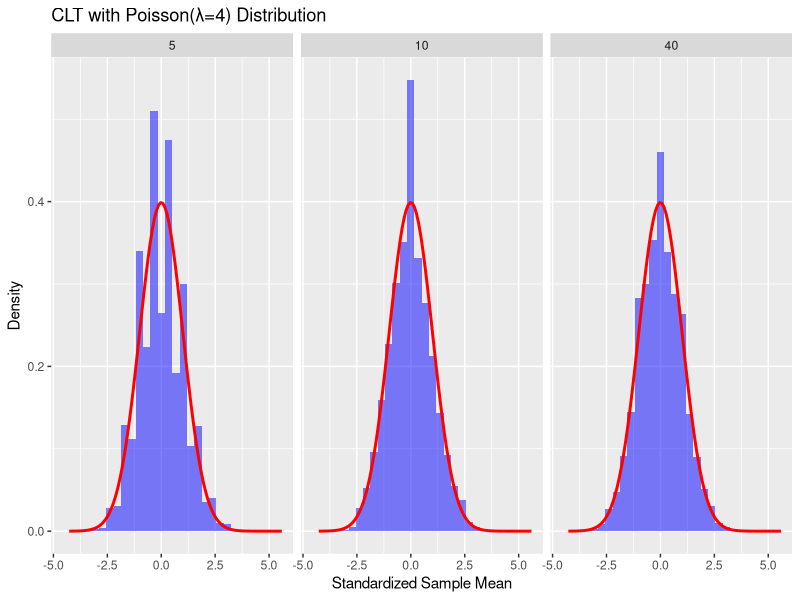

Write R code to recreate this figure.
## ---- chunk 1
require(ggplot2)
Nrep <- 100000
nvals <- c(5, 10, 40)
lambda <- 4

truemean <- lambda
truevar <- lambda

nvec <- rep(nvals, each = Nrep)
reps <- rep(NA, Nrep * length(nvals))
results <- data.frame("n" = as.factor(nvec), "reps" = reps)

for (n in nvals) {
  centered_scaled <- rep(NA, Nrep)
  for (i in 1:Nrep) {
    sample <- rpois(n = n, lambda = lambda)
    centered_scaled[i] <- (mean(sample) - truemean) / sqrt(truevar / n)
  }
  results[results$n == n, ]$reps <- centered_scaled
}

pp <- ggplot(results, aes(x = reps))
pp <- pp + geom_histogram(aes(y = ..density..), bins = 30, fill = "blue", alpha = 0.5) 

pp <- pp + stat_function(fun = dnorm, args = list(mean = 0, sd = 1), color = "red", size = 1) 

pp <- pp + facet_wrap(~n)
pp <- pp + labs(title = "CLT with Poisson(λ=4) Distribution",
               x = "Standardized Sample Mean",
               y = "Density")
pp
## ---- chunk 2
ptrue <- 0.8
# 80% of widgets are functional.
n <- 200
# We'll examine 200 widgets.
data <- rbinom(1, size = n, p = ptrue)
## ---- chunk 3
compute_phat <- function(sample) {
  # TODO: code goes here.

  # You'll call this like compute_phat( data ), where data is
  # like the variable data in the code block above.
  # Your function should return a single number, ideally between 0 and 1,
  # since it is supposed to be an estimate of probability p.
}
## ---- chunk 4
resample_and_estimate <- function(phat, nsamp) {
  # TODO: write code that

  # 1) Samples from a Binomial with success probabikity phat and size nsamp (phat will be our estimate based on data, nsamp is the size parameter, which we know)

  # 2) Compute an estimate of p from that new sample (i.e, by taking the sample mean.)

  # 3) Return that estimate. Something like 'return sample_mean'
}
## ---- chunk 5
Nrep <- 100
# Feel free to increase this once you are confident your code works!
replicates <- rep(NA, Nrep)
# Store replicates here.
# Just repeating this code from above to remind us of the true params.
ptrue <- 0.8
# 80% of widgets are functional.
n <- 200
# We'll examine 200 widgets.
data <- rbinom(1, size = n, p = ptrue)
# TODO: add a line of code here to get an estimate for ptrue (e.g, using a function you defined above)
for (i in 1:Nrep) {
  replicates[i] <- NA # TODO: fix this to store a single replicate!
}
## ---- chunk 6
# TODO: use the quantile() function to get a CI from the variable `replicates`.
## ---- chunk 7
# Number of experiments, which we call "trials" below and in lecture
Nexpt <- 100
# Increase this once you are sure your code works.
ptrue_in_CI <- rep(NA, Nexpt)
for (i in 1:Nexpt) {
  # TODO: Call a function here that computes a CI, like run_trial from lecture

  ptrue_in_CI[i] <- NA # TODO: update this to be a Boolean that says whether or not ptrue was in the CI on this trial.
}
sum(ptrue_in_CI) / Nexpt
# Compute how many of the trials managed to "catch" ptrue.
## ---- chunk 8
xbar <- data / n
# Reminder: data is just a single number, here.
varhat <- data * (n - data)
## ---- chunk 9

# TODO: code goes here.
